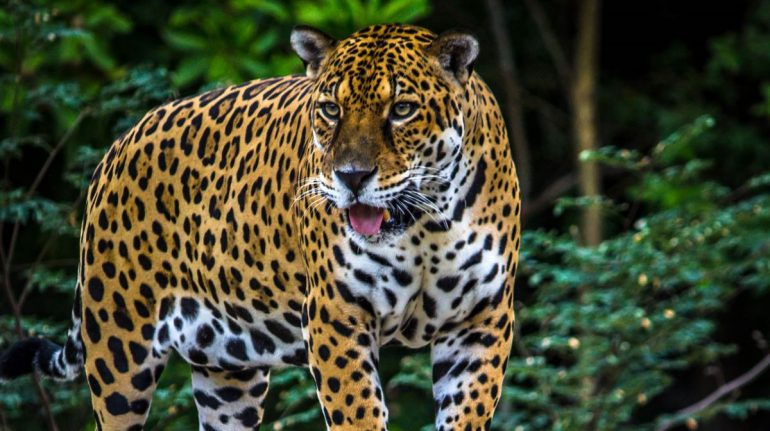
//> input picture LearningOpenCV/img/Jaguar2.jpg, 770 x 431 px
$ ./encuentraUmbral ../../../img/Jaguar2.jpg   (built with g++ and OpenCV 4)
//> lines starting //> are read from the running program, lines starting //| are printed output that depends on the picture; after the words box and inside, x2 and y2 are one past the last pixel; in counts of white or black regions, pixels touching at a corner belong together
### old/Thresholding/gaussianIntersection.h
#ifndef __GAUSSIANINTERSECTION__
#define __GAUSSIANINTERSECTION__
int gaussianIntersection(double m1, double s1, double m2, double s2, double &x1, double &x2);
#endif

### LearningOpenCV/examples/ejemplos/Thresholding/encuentraUmbral.cpp
#include "opencv2/opencv.hpp"
#include "opencv2/highgui.hpp"
#include <iostream>
#include <ctype.h>
#include <cstdlib>
#include <cstring>
#include "histograma.h"
#include "gaussianIntersection.h"

using namespace std;
using namespace cv;

/*
Encuentra el umbral óptimo de una imagen.
*/
double umbralOptimo (Mat & I, size_t limite=15)
{
   int i, j;
   double umUp, umDown, um, umOld;
   unsigned int cont, contUp, contDown;
   bool corre;
   Scalar val;

   val = mean(I);
   um = val[0];
   cont = 0;
   corre = true;
   while (corre)
   {
     umUp = umDown = 0;
     contUp = contDown = 0;
     for (i = 0; i < I.rows; ++i)
     {
        unsigned char *ptr = I.ptr < unsigned char > (i);
        for (j = 0; j < I.cols; ++j, ++ptr)
           if (*ptr > um)
           {
             umUp += *ptr;
             contUp++;
           }
           else
           {
             umDown += *ptr;
             contDown++;
           }
      }

      umUp /= contUp;
      umDown /= contDown;
      umOld = um;
      um = (umUp+umDown)/2;
      cont++;
      if (um == umOld || cont>limite)
        corre = false;
      #ifdef VERBOSE
      cout << "Umbral Up   = " << umUp << endl;
      cout << "Umbral Down = " << umDown << endl;
      cout << "Diff.Umbral = " << umOld - um << endl;
      cout << "Umbral      = " << um << endl;
      cout << "cont        = " << cont << endl << endl;
      #endif
   }
   return um;
}

// [56 lines left out: function umbralIdealHist, not called in this run]

int main (int argc, char **argv)
{
   Mat I, Ium2, Ium;
   double thr, thrOtsu;
   char nombre[256];
   int key;

   if (argc < 2)
   {
      cerr << "Se necesita pasar el nombre de un archivo"
         << " que contenga una imagen." << endl;
      exit (0);
   }

   strncpy (nombre, argv[1], 255);

   I = imread (nombre, IMREAD_GRAYSCALE);
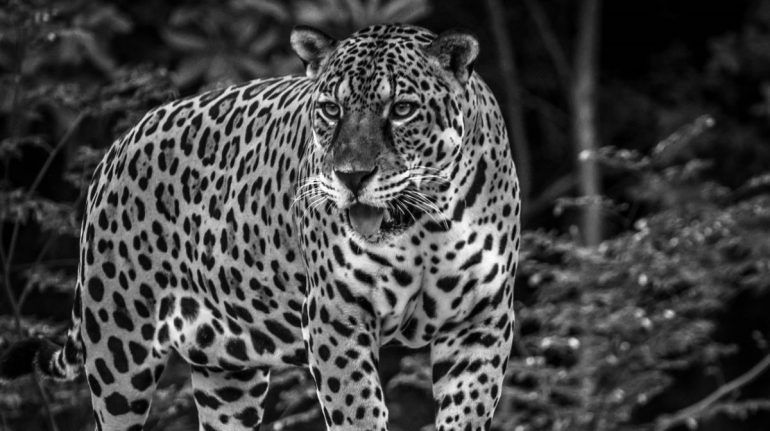
//> I: 431 rows x 770 cols, CV_8UC1; min 0, max 255, mean 66.8

   thr = umbralOptimo (I);
//> in umbralOptimo, `val = mean(I);`: val = Scalar(66.83)
//> in umbralOptimo, `um = val[0];`: um = 66.83
//> the loop in umbralOptimo, `while (corre)` made 7 passes
//> (umUp, contUp, umDown, contDown, umOld, um) on passes 1 to 7: (124, 134117, 28.09, 197753, 66.83, 76.03), (131.8, 116794, 31.57, 215076, 76.03, 81.67), (135.5, 109109, 33.21, 222761, 81.67, 84.35), (137.6, 104901, 34.13, 226969, 84.35, 85.86), (138.3, 103513, 34.44, 228357, 85.86, 86.37), (139, 102213, 34.73, 229657, 86.37, 86.85), (139, 102213, 34.73, 229657, 86.85, 86.85)
//> after the loop in umbralOptimo, `while (corre)`: umUp = 139; umDown = 34.73; contUp = 102213; contDown = 229657; cont = 7
//> thr = 86.85
   threshold(I, Ium, (int)thr, 255, THRESH_BINARY);
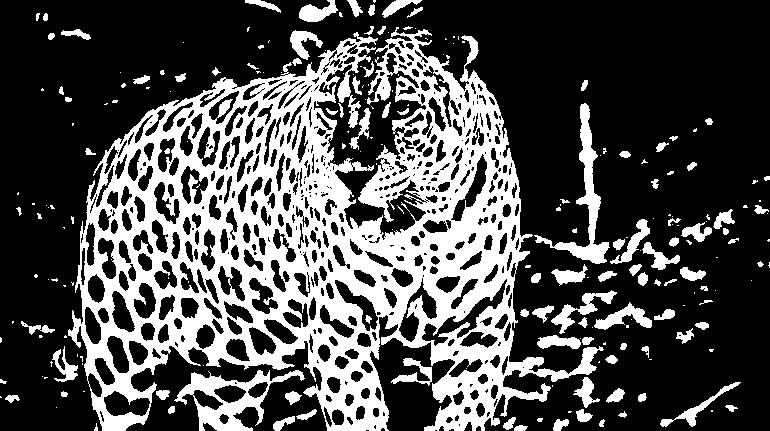
//> Ium: 431 rows x 770 cols, CV_8UC1; 30.8% white; 228 white regions (126 under 20 px), largest, box (x1, y1, x2, y2) and area: (68, 27, 604, 431) 84359, (174, 370, 305, 431) 2686, (534, 103, 610, 264) 2212
   thrOtsu = threshold(I, Ium2, 0, 255, THRESH_OTSU);
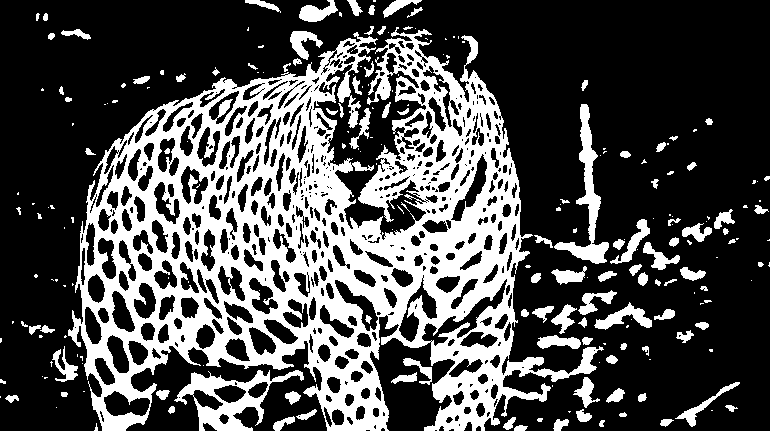
//> Ium2: 431 rows x 770 cols, CV_8UC1; 30.4% white; 226 white regions (119 under 20 px), largest, box (x1, y1, x2, y2) and area: (68, 27, 604, 431) 83687, (174, 370, 304, 431) 2658, (554, 104, 609, 264) 2063
//> thrOtsu = 87
   namedWindow ("Imagen");
   namedWindow ("Imagen Umbralizada");

   cout << "El umbral óptimo es                   " << thr << endl;
//| El umbral óptimo es                   86.8458
   cout << "El umbral óptimo de acuerdo a Otsu es " << thrOtsu << endl;
//| El umbral óptimo de acuerdo a Otsu es 87
   do
   {
      imshow ("Imagen", I);
      imshow ("Imagen Umbralizada", Ium);

      key = waitKeyEx (1);
//> the 'Q' key is pressed
   }
   while (toupper ((char) key) != 'Q');

   destroyAllWindows ();
   return 0;
}

$ run again, on LearningOpenCV/img/Jaguarcito1.png
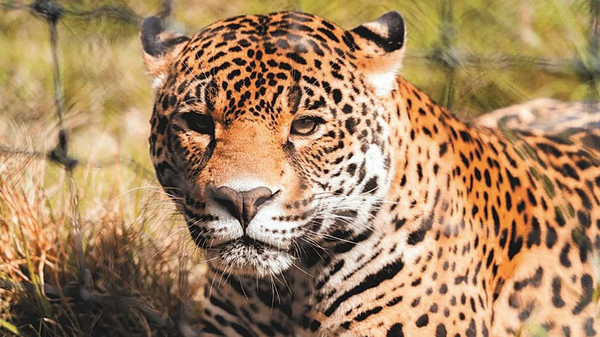
//> input picture LearningOpenCV/img/Jaguarcito1.png, 600 x 337 px
//> `I = imread (nombre, IMREAD_GRAYSCALE);`:
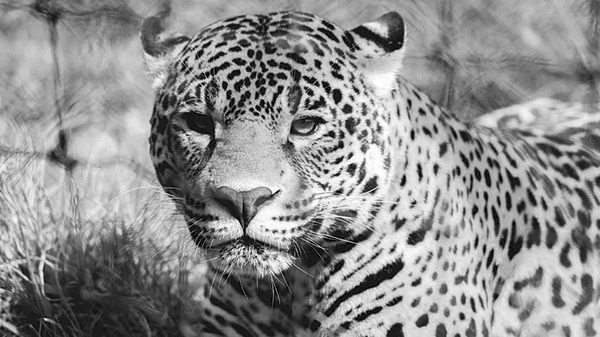
//> I: 337 rows x 600 cols, CV_8UC1; min 0, max 255, mean 142.2
//> val = Scalar(142.2)
//> in umbralOptimo, `um = val[0];`: um = 142.2
//> the loop in umbralOptimo, `while (corre)` made 6 passes
//> (umUp, contUp, umDown, contDown, umOld, um) on passes 1 to 6: (187.4, 116448, 80.81, 85752, 142.2, 134.1), (184.8, 122995, 76.03, 79205, 134.1, 130.4), (183.5, 126125, 73.71, 76075, 130.4, 128.6), (182.8, 127767, 72.48, 74433, 128.6, 127.7), (182.5, 128554, 71.89, 73646, 127.7, 127.2), (182.5, 128554, 71.89, 73646, 127.2, 127.2)
//> after the loop in umbralOptimo, `while (corre)`: umUp = 182.5; umDown = 71.89; contUp = 128554; contDown = 73646; cont = 6
//> thr = 127.2
//> Ium: 337 rows x 600 cols, CV_8UC1; 63.6% white; 548 black regions (349 under 20 px), largest, box (x1, y1, x2, y2) and area: (0, 62, 404, 337) 36987, (24, 0, 199, 58) 4062, (414, 43, 519, 161) 3531
//> `thrOtsu = threshold(I, Ium2, 0, 255, THRESH_OTSU);`:
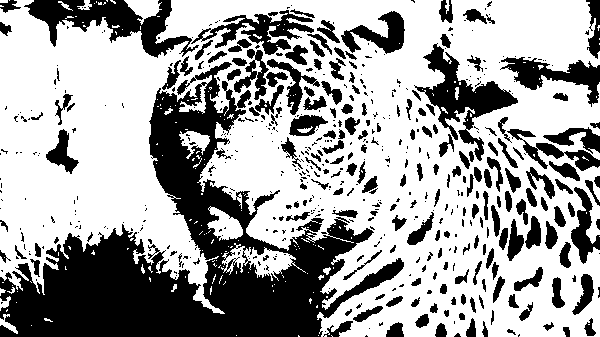
//> Ium2: 337 rows x 600 cols, CV_8UC1; 64% white; 546 black regions (347 under 20 px), largest, box (x1, y1, x2, y2) and area: (0, 62, 404, 337) 36794, (24, 0, 199, 58) 3985, (414, 43, 518, 161) 3444
//> thrOtsu = 126
//| El umbral óptimo es                   127.187
//| El umbral óptimo de acuerdo a Otsu es 126
